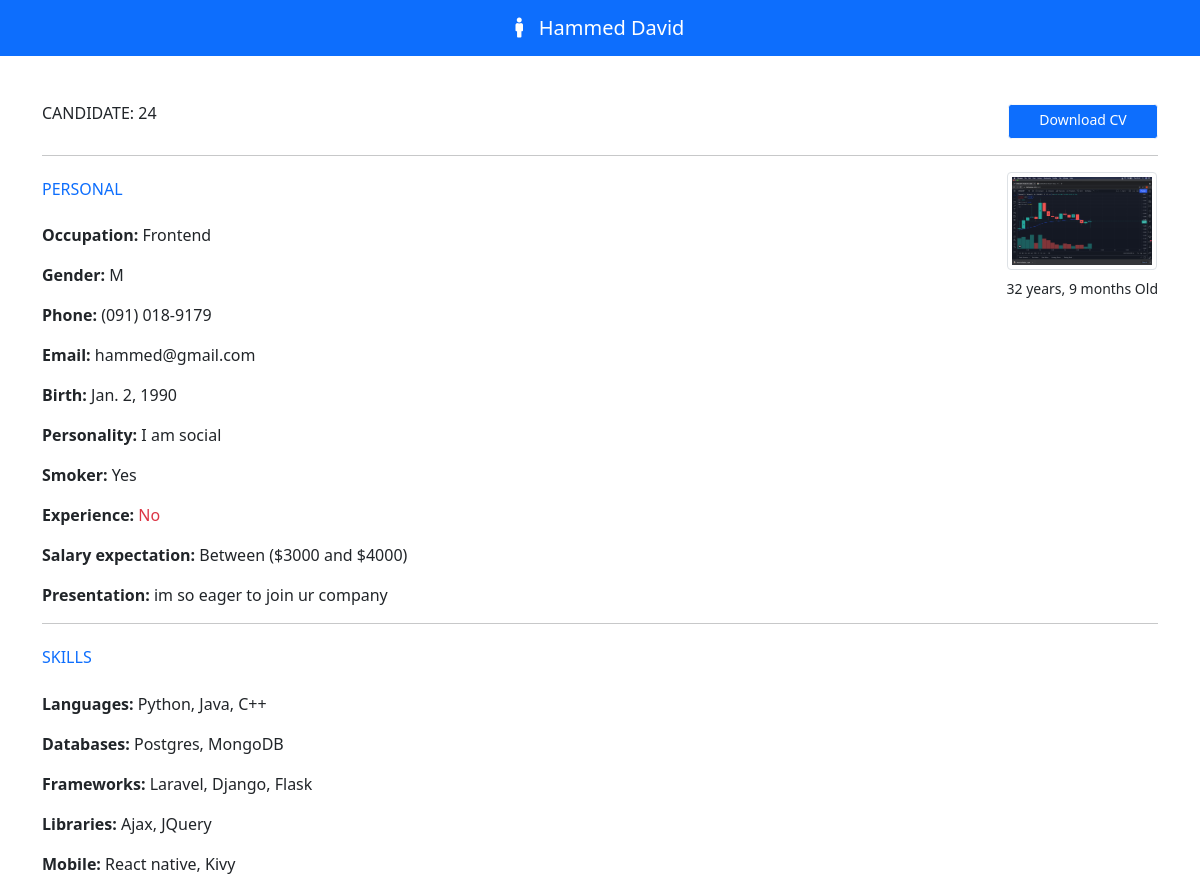
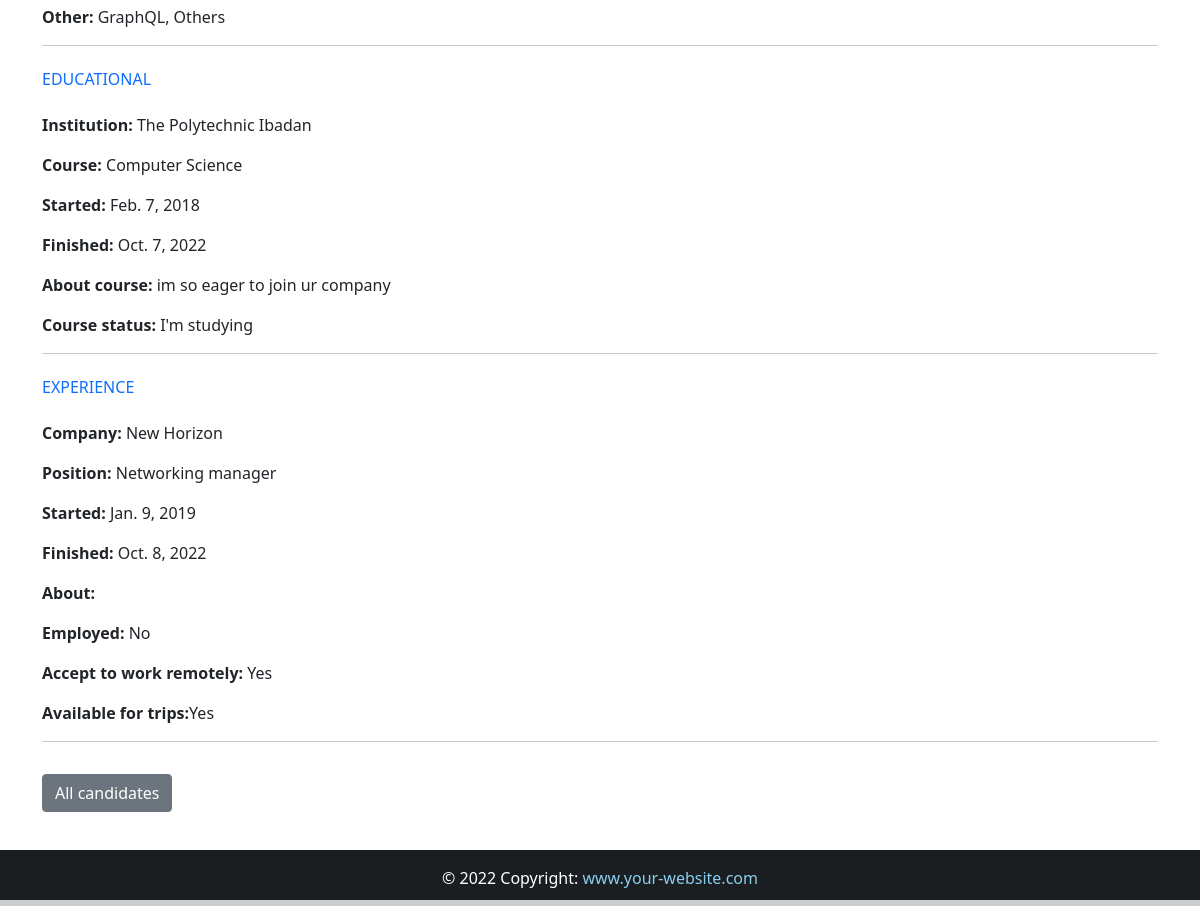
The app's page /candidate/24/ (signed in) with its own data (2 pictures, top to bottom).
### app/models.py (models this page shows, shortened)
class candidate(models.Model):
    first_name = models.CharField(max_length=50)
    last_name = models.CharField(max_length=50)
    job = models.CharField(max_length=5, verbose_name='Job code')
    birth =models.DateField(auto_now=False, auto_now_add=False, verbose_name='Birthday')
    phone = models.CharField(max_length=18)
    personality = models.CharField(max_length=50, null=True, choices=PERSONALITY)
    salary = models.CharField(max_length=50, verbose_name='Salary expectation')
    gender = models.CharField(max_length=7)
    experience = models.BooleanField(null=True)
    smoker = models.CharField(max_length=10, null=True, choices=SMOKER, default="")
    email = models.EmailField(max_length=50)
    message = models.TextField(verbose_name='Presentation')
    file = models.FileField(upload_to='resume', blank=True, verbose_name='Resume')
    image = models.ImageField(upload_to='photo', blank=True, verbose_name='Photo')
    created_at = models.DateTimeField(auto_now_add=True)
    updated_at = models.DateTimeField(auto_now=True)
    Situation = models.CharField(max_length=50, null=True, choices=SITUATION, default='Pending')
    company_note = models.TextField(blank=True)
    frameworks = MultiSelectField(choices=FRAMEWORKS, default="", max_length=50)
    languages = MultiSelectField(choices=LANGUAGES, default="", max_length=50)
    databases = MultiSelectField(choices=DATABASES, default="", max_length=50)
    libraries = MultiSelectField(choices=LIBRARIES, default="", max_length=50)
    mobile = MultiSelectField(choices=MOBILE, default="", max_length=50)
    others = MultiSelectField(choices=OTHERS, default="", max_length=50)
    institution = models.CharField(max_length=50)
    course = models.CharField(max_length=50)
    started_course = models.DateField(auto_now=False, auto_now_add=False)
    finished_course = models.DateField(auto_now=False, auto_now_add=False)
    about_course = models.TextField()
    status_course = models.CharField(max_length=50, null=True, choices=STATUS_COURSE)
    company = models.CharField(max_length=50)
    position = models.CharField(max_length=50)
    started_job = models.DateField(auto_now=False, auto_now_add=False)
    finished_job = models.DateField(auto_now=False, auto_now_add=False)
    about_job = models.TextField()
    employed = models.BooleanField(null=True, verbose_name='I am employed')
    remote = models.BooleanField(null=True, verbose_name='I agree to work remotely')
    travel = models.BooleanField(null=True, verbose_name="I'm available for travel")

### app/views.py (the view)
# urls.py: path('candidate/<int:candidate_id>/', views.Candidate, name='candidate'),
@login_required(login_url='loginpage')
@cache_control(no_cache=True, must_revalidate=True, no_store=True)
def Candidate(request, candidate_id):
    candidateObj = get_object_or_404(candidate, id=candidate_id)
    context= {
        'candidate': candidateObj
    }
    return render(request, 'app/candidate.html', context)

### app/templates/app/candidate.html (shortened to what this page needs)
{% extends 'base.html' %}
{% block navbar %}
    {% if candidate.gender == 'F' %}
        bg-danger
    {% else %}
        bg-primary
    {% endif %}
{% endblock navbar %}
{% block nav-content %}
<a class="navbar-brand flex-grow-1 text-center text-lighy" style="left:50%; transform: translateX(-50%); position: relative;">
    <i class="fas {% if candidate.gender == 'F' %} fa-female {% else %} fa-male{% endif %} f-size">
    </i>&nbsp;&nbsp; {{candidate.first_name}} {{candidate.last_name}}
</a>
{% endblock nav-content %}
{% block footer-color %}
    {% if candidate.gender == 'F' %}
        style="color: #ff7f7f;"
    {% else %}
        style="color: #89cff0;"
    {% endif %}
{% endblock footer-color %}
{% block content %}
<div class="container mt-5">
    <div class="d-flex justify-content-between">
        <h6 class="mb-3">CANDIDATE: {{ candidate.id}}</h6>
        <a class="btn {% if candidate.gender == 'F' %} btn-danger {% else %} btn-primary {% endif %} btn-sm border-light"
            href="{{candidate.file.url}}"
            style="width: 150px;">Download CV</a>
    </div>
    <hr>
    <div class="float-end">
        <img src="{{candidate.image.url}}" class="img-fluid img-thumbnail" width="150" height="150">
        <div class="text-center mt-2" style="font-size: 14px;">{{candidate.birth|timesince}} Old</div>
    </div>
    <h6 class="text-primary mb-4 mt-4">PERSONAL</h6>
    {% if candidate.job == 'FR-22' %}
    <p><strong>Occupation:</strong> Frontend</p>
    {% elif candidate.job == 'BA-10' %}
    <p><strong>Occupation:</strong> Backend</p>
    {% else %}
    <p><strong>Occupation:</strong> Fullstack</p>
    {% endif %}
    <p><strong>Gender:</strong> {{candidate.gender}}</p>
    <p><strong>Phone:</strong> {{candidate.phone}}</p>
    <p><strong>Email:</strong> {{candidate.email}}</p>
    <p><strong>Birth:</strong> {{candidate.birth}}</p>
    <p><strong>Personality:</strong> {{candidate.personality}}</p>
    {% if candidate.smoker == '1' %}
    <p><strong>Smoker:</strong> Yes</p>
    {% else %}
    <p><strong>Smoker:</strong> No</p>
    {% endif %}
    {% if candidate.experience == True %}
    <p><strong>Experience:</strong> Yes</p>
    {% else %}
    <p><strong>Experience:</strong> <span class="text-danger">No</span></p>
    {% endif %}
    <p><strong>Salary expectation:</strong> {{candidate.salary}}</p>
    <p><strong>Presentation:</strong> {{candidate.message}}</p>
    <hr>
    <h6 class="text-primary mb-4 mt-4">SKILLS</h6>
    <p><strong>Languages:</strong> {{candidate.languages}}</p>
    <p><strong>Databases:</strong> {{candidate.databases}}</p>
    <p><strong>Frameworks:</strong> {{candidate.frameworks}}</p>
    <p><strong>Libraries:</strong> {{candidate.libraries}}</p>
    <p><strong>Mobile:</strong> {{candidate.mobile}}</p>
    <p><strong>Other:</strong> {{candidate.others}}</p>
    <hr>
    <h6 class="text-primary mb-4 mt-4">EDUCATIONAL</h6>
    <p><strong>Institution:</strong> {{candidate.institution}}</p>
    <p><strong>Course:</strong> {{candidate.course}}</p>
    <p><strong>Started:</strong> {{candidate.started_course}}</p>
    <p><strong>Finished:</strong> {{candidate.finished_course}}</p>
    <p><strong>About course:</strong> {{candidate.about_course}}</p>
    {% if candidate.status_course == 'I took a break' %}
    <p><strong>Course status: </strong><span class="text-danger">{{candidate.status_course}}</span></p>
    {% else %}
    <p><strong>Course status: </strong>{{candidate.status_course}}</p>
    {% endif %}
    <hr>
    <h6 class="text-primary mb-4 mt-4">EXPERIENCE</h6>
    <p><strong>Company:</strong> {{candidate.company}}</p>
    <p><strong>Position:</strong> {{candidate.position}}</p>
    <p><strong>Started:</strong> {{candidate.started_job}}</p>
    <p><strong>Finished:</strong> {{candidate.finished_job}}</p>
    <p><strong>About: </strong> {{candidate.about_job}}</p>
    {% if candidate.employed == True %}
    <p><strong>Employed:</strong> <span class="text-primary">Yes</span></p>
    {% else %}
    <p><strong>Employed:</strong> No</p>
    {% endif %}
    {% if candidate.remote == True %}
    <p><strong>Accept to work remotely:</strong> Yes</p>
    {% else %}
    <p><strong>Accept to work remotely:</strong><span class="text-danger"> No</span></p>
    {% endif %}
    {% if candidate.travel == True %}
    <p><strong>Available for trips:</strong>Yes</p>
    {% else %}
    <p><strong>Available for trips:</strong><span class="text-primary"> No</span></p>
    {% endif %}
    <hr>
    <a href="{% url 'candidates' %}" class="btn btn-secondary mt-3 mb-3">All candidates</a>
</div>
<br>
<br>
<br>
{% endblock content %}

### static/css/style.css (style rules this page uses)
html, body { scroll-behavior: smooth; height: 100%; margin: 0; max-width: 100%; }
a { text-decoration: none !important; }

### records on screen
candidate: first_name "Hammed", last_name "David", id "24", image (picture), birth "32 years, 9 months", gender "M", phone "(091) 018-9179", email "hammed@gmail.com", birth "Jan. 2, 1990", personality "I am social", salary "Between ($3000 and $4000)", message "im so eager to join ur company", languages "Python, Java, C++", databases "Postgres, MongoDB", frameworks "Laravel, Django, Flask", libraries "Ajax, JQuery", mobile "React native, Kivy", others "GraphQL, Others", institution "The Polytechnic Ibadan", course "Computer Science", started_course "Feb. 7, 2018", finished_course "Oct. 7, 2022", about_course "im so eager to join ur company", status_course "I'm studying", company "New Horizon", position "Networking manager", started_job "Jan. 9, 2019", finished_job "Oct. 8, 2022"
